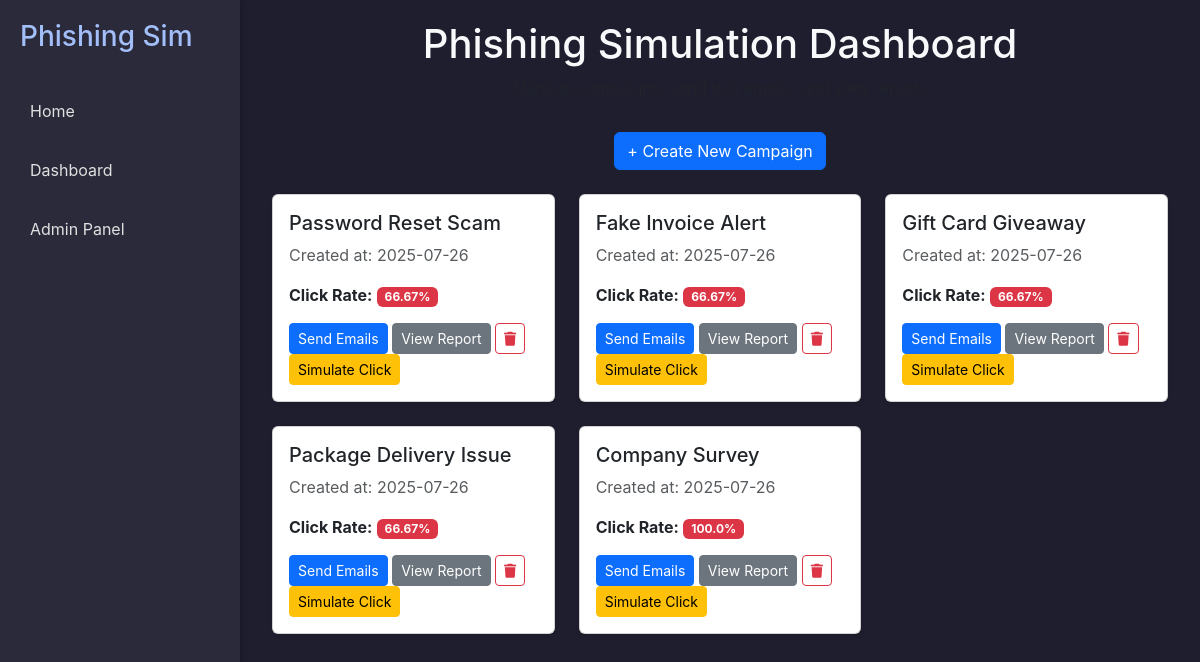
The page /home on the database its author committed.
### models.py (models this page shows)
class Campaign(db.Model):
    __tablename__ = 'campaigns'
    id = db.Column(db.Integer, primary_key=True)
    name = db.Column(db.String(200), nullable=False)
    email_template = db.Column(db.Text, nullable=False)
    created_at = db.Column(db.DateTime, default=datetime.utcnow)
    clicks = db.relationship('Click', backref='campaign', lazy=True)

### app.py (the view)
@app.route('/home')
def home():
    campaigns = Campaign.query.all()
    campaign_data = []
    total_users = User.query.count()
    for campaign in campaigns:
        clicked_count = len(campaign.clicks)
        click_rate = round((clicked_count / total_users) * 100, 2) if total_users else 0
        campaign_data.append({
            'id': campaign.id,
            'name': campaign.name,
            'created_at': campaign.created_at,
            'click_rate': click_rate
        })
    return render_template('home.html', campaigns=campaign_data)

### templates/home.html
{% extends 'base.html' %}
{% block content %}
<div class="container">
    <div class="header text-center mb-4">
        <h1 class="text-light">Phishing Simulation Dashboard</h1>
        <p class="text-muted">Manage campaigns, send test emails, and view reports</p>
        <a href="{{ url_for('create_campaign') }}" class="btn btn-primary mt-3">+ Create New Campaign</a>
    </div>
    <div class="row">
        {% for campaign in campaigns %}
        <div class="col-md-4 mb-4">
            <div class="card shadow-sm">
                <div class="card-body">
                    <h5 class="card-title">{{ campaign.name }}</h5>
                    <p class="card-text text-muted">
                        Created at: {{ campaign.created_at.strftime('%Y-%m-%d') }}
                    </p>
                    <p class="card-text">
                        <strong>Click Rate:</strong>
                        <span class="badge
                            {% if campaign.click_rate <= 20 %} bg-success
                            {% elif campaign.click_rate <= 50 %} bg-warning
                            {% else %} bg-danger
                            {% endif %}">
                            {{ campaign.click_rate }}%
                        </span>
                    </p>
                    <a href="{{ url_for('send_emails', campaign_id=campaign.id) }}"
                       class="btn btn-primary btn-sm">Send Emails</a>
                    <a href="{{ url_for('report', campaign_id=campaign.id) }}"
                       class="btn btn-secondary btn-sm">View Report</a>
                    <form action="{{ url_for('delete_campaign', campaign_id=campaign.id) }}"
                          method="POST" style="display:inline;">
                        <button type="submit" class="btn btn-outline-danger btn-sm"
                                onclick="return confirm('Delete this campaign?');"
                                title="Delete Campaign">
                            <i class="fas fa-trash"></i>
                        </button>
                    </form>
                    <form action="{{ url_for('simulate_campaign_clicks', campaign_id=campaign.id) }}"
                          method="POST" style="display:inline;">
                        <button type="submit" class="btn btn-warning btn-sm">Simulate Click</button>
                    </form>
                </div>
            </div>
        </div>
        {% endfor %}
    </div>
</div>
{% endblock %}

### templates/base.html (style rules this page uses)
html, body { margin: 0; padding: 0; height: 100%; background-color: #1e1e2f; font-family: 'Inter', sans-serif; }

### rows shown on the page
Campaign: name "Password Reset Scam", created_at "2025-07-26", click_rate "66.67"
Campaign: name "Fake Invoice Alert", created_at "2025-07-26", click_rate "66.67"
Campaign: name "Gift Card Giveaway", created_at "2025-07-26", click_rate "66.67"
Campaign: name "Package Delivery Issue", created_at "2025-07-26", click_rate "66.67"
Campaign: name "Company Survey", created_at "2025-07-26", click_rate "100.0"
